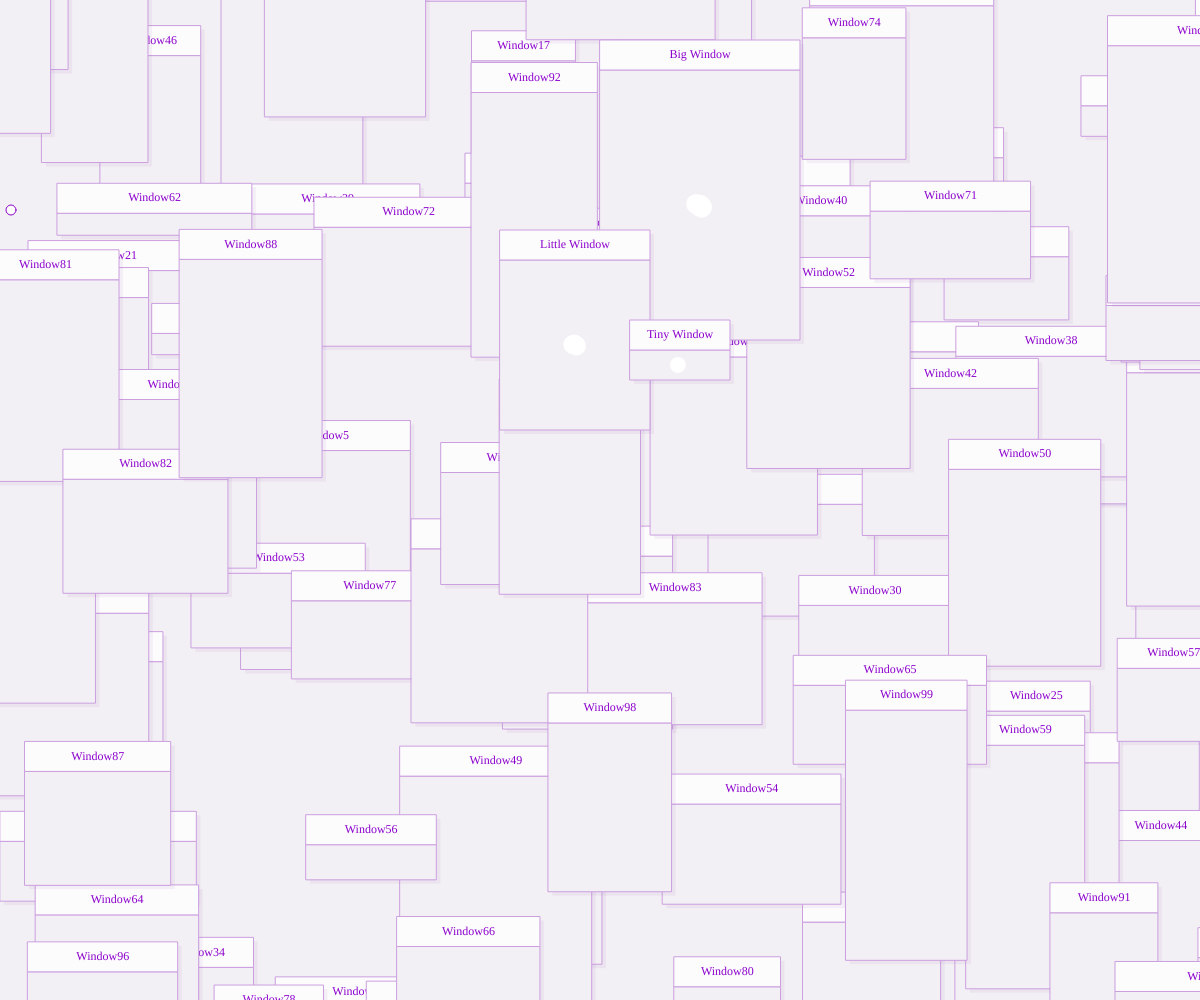
Frame 1 (no input)
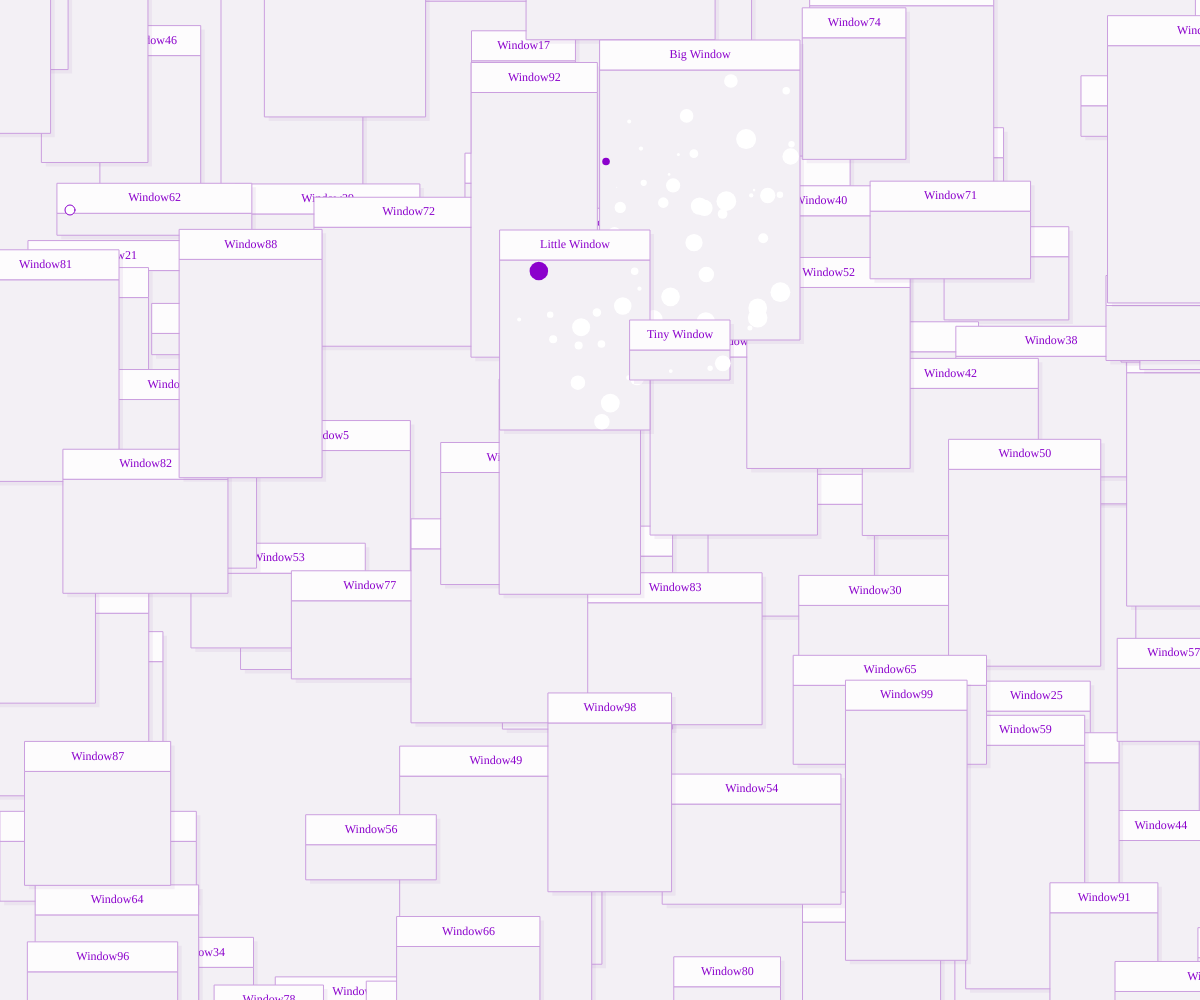
Frame 60 (no input)
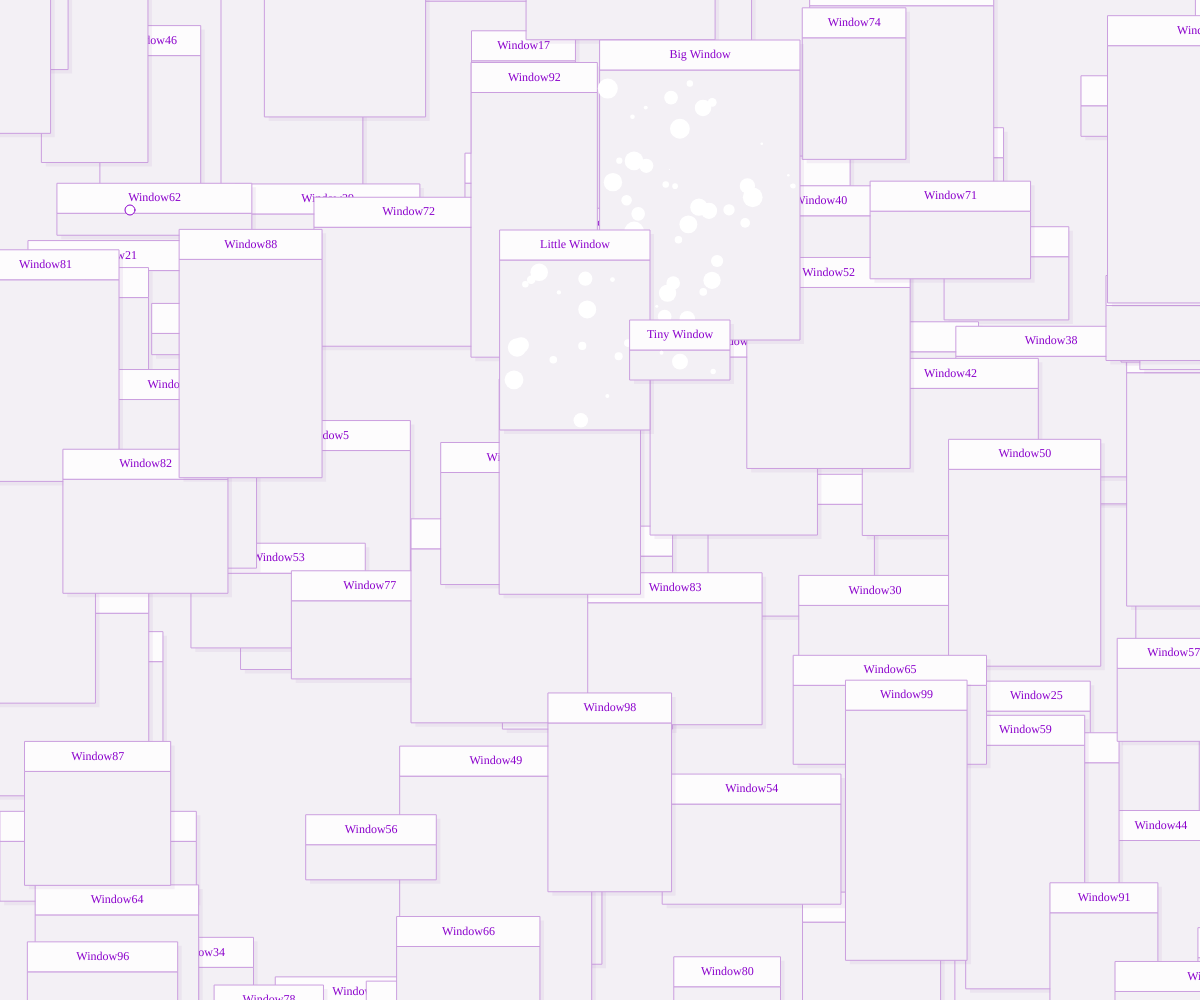
Frame 120 (the mouse pressed at the canvas centre since frame 60)

The p5.js sketch that drew these frames (run headless with seeded random() and noise() and a simulated clock; from frame 60 on, the mouse is pressed at the canvas centre):

// p5.js sketch
// ── sketch.js
let testBall;
let balls = [];
let ballCount = 60;
let windows = [];
let windowCount = 100;
let fillHSL = {
  h: 281,
  s: 100,
  l: 40,
};

function setup() {
  createCanvas(windowWidth, windowHeight);
  colorMode(HSL, 360, 100, 100, 1);
  
  //make windows
  windows[0] = new UIWindow({
    x: (width / 2),
    y: 40,
    width: 200,
    height: 300,
    strokeWeight: 1,
    title: "Big Window",
  });
  
  windows[1] = new UIWindow({
    x: (width / 2) - 100,
    y: 230,
    width: 150,
    height: 200,
    strokeWeight: 1,
    title: "Little Window",
  });
  
  windows[2] = new UIWindow({
    x: (width / 2) + 30,
    y: 320,
    width: 100,
    height: 60,
    strokeWeight: 1,
    title: "Tiny Window",
  });
  
  //make other background windows
  for(let i = 3; i < windowCount; i++) {
    windows.push(new UIWindow({
      x: random(-100, width),
      y: random(-100, height),
      width: random(100, 200),
      height: random(50, 300),
      strokeWeight: 1,
      title: "Window" + i,
    }));
  }
  
  //make test ball (the first ball)
  testBall = new Ball({
    xStartPosition: 10,
    yStartPosition: 210,
    velocity: createVector(1, 0),
    width: 10,
    height: 10,
    strokeWeight: 1,
  });
  
  //make a bunch of other balls for each window
  for(let i = 0; i < ballCount; i++) {
    let diameter = random(1, 20);
    balls.push(new Ball({
      xStartPosition: 10,
      yStartPosition: height / 2,
      velocity: p5.Vector.random2D().mult(random(0, 4)),
      width: diameter,
      height: diameter,
      strokeWeight: 0,
      container: random() < 0.6 ? windows[0] : random() < 0.8 ? windows[1] : windows[2],
    }));
  }
}

function draw() {
  background(fillHSL.h, 20, 95);
  
  //draw background windows
  for(let i = 3; i < windows.length; i++) {
    windows[i].drawWindow();
  }
  
  //draw windows that contain balls
  for(let i = 0; i < 3; i++) {  
    windows[i].drawWindow();  
    for(let j = 0; j < balls.length; j++) {
      if(balls[j].container == windows[i]) {
        balls[j].drawBall();
      }
    }
  }
  
  //draw the foreground ball
  testBall.drawBall();
}
// ── Ball.js
class Ball {
    constructor(config) {
      this.velocity = config.velocity;
      this.width = config.width;
      this.height = config.height;
      this.strokeWeight = config.strokeWeight;
      
      //if the ball has a container, use it as reference
      if(config.container) {
        this.container = config.container;
        this.position = createVector(
          (config.container.getWindowContentBounds().left + config.container.getWindowContentBounds().right) / 2,
          (config.container.getWindowContentBounds().top + config.container.getWindowContentBounds().bottom) / 2);
        this.leftBound = config.container.getWindowContentBounds().left;
        this.rightBound = config.container.getWindowContentBounds().right;
        this.topBound = config.container.getWindowContentBounds().top;
        this.bottomBound = config.container.getWindowContentBounds().bottom;
      }
      // else use the canvas as reference
      else {      
        this.container = null;
        this.position = createVector(config.xStartPosition, config.yStartPosition);
        this.leftBound = 0;
        this.rightBound = width;
        this.topBound = 0;
        this.bottomBound = height;
      }
    }
    
    drawBall() {
      fill(255);
      
      //if touch right
      if(this.position.x >= this.rightBound - (this.width / 2) - 1) {
        this.velocity.x *= -1;
        this.edgeTouch();
      }
      //if touch left
      else if(this.position.x <= this.leftBound + (this.width / 2) + 1) {
        this.velocity.x *= -1;
        this.edgeTouch();
      }
      
      //if touch bottom
      if(this.position.y >= this.bottomBound - (this.height / 2) - 1) {
        this.velocity.y *= -1;
        this.edgeTouch();
      }
      //if touch top
      else if(this.position.y <= this.topBound + (this.height / 2) + 1) {
        this.velocity.y *= -1;
        this.edgeTouch();
      }
  
      this.position = this.position.add(this.velocity);
      
      strokeWeight(this.strokeWeight);
      stroke(fillHSL.h, fillHSL.s, fillHSL.l);
      ellipse(this.position.x, this.position.y, this.width, this.height);
    }
    
    edgeTouch() {
      fill(fillHSL.h, 100, 40);
    }
  }
// ── TextLabel.js
class TextLabel {
    constructor(config) {
        this.text = config.text;
        this.font = config.font;
        this.size = config.size;
        this.fill = config.fill;
        this.position = createVector(config.x, config.y);
        this.width = config.width;
        this.height = config.height;
        this.horizAlign = config.horizAlign;
        this.vertAlign = config.vertAlign;
    }

    drawTextLabel() {
        textFont(this.font);    
        strokeWeight(0);
        textSize(this.size);
        fill(this.fill.h, this.fill.s, this.fill.l);
        textAlign(this.horizAlign, this.vertAlign);
        text(this.text, this.position.x, this.position.y, this.width, this.height);
    }
}
// ── UIWindow.js
class UIWindow {
    constructor(config) {
      this.position = createVector(config.x, config.y);
      this.width = config.width;
      this.height = config.height;
      this.title = config.title;
      this.headerHeight = 30;
      this.contentHeight = config.height - this.headerHeight;
      this.strokeWeight = config.strokeWeight;
      this.stroke = {
        h: fillHSL.h,
        s: 50,
        l: 75,
      }
    }
    
    drawWindow() {
      this.drawWindowShadow();
      this.drawWindowContent();
      this.drawWindowHeader();
    }  
    
    drawWindowHeader() {
      fill(fillHSL.h, 20, 99);
      strokeWeight(this.strokeWeight);
      stroke(this.stroke.h, this.stroke.s, this.stroke.l);
      rect(this.position.x, this.position.y, this.width, this.headerHeight);
      let headerTitle = new TextLabel(
        {
          text: this.title,
          font: "IBM Plex Mono",
          size: 12,
          fill: {
            h: fillHSL.h,
            s: fillHSL.s,
            l: fillHSL.l,
          },
          x: this.position.x,
          y: this.position.y,
          width: this.width,
          height: this.headerHeight,
          horizAlign: CENTER,
          vertAlign: CENTER,
        }
      ).drawTextLabel();
    }
    
    drawWindowContent() {
      fill(fillHSL.h, 20, 95);
      strokeWeight(this.strokeWeight);
      stroke(this.stroke.h, this.stroke.s, this.stroke.l);
      rect(this.position.x, this.position.y + this.headerHeight, this.width, this.contentHeight);
    }
    
    drawWindowShadow() {
      fill(fillHSL.h, 30, 60, 0.1);
      strokeWeight(0);
      rect(this.position.x + 4, this.position.y + 4, this.width, this.height);
    }
    
    getWindowContentBounds() {
      return {      
        left: this.position.x,      
        right: this.position.x + this.width,
        top: this.position.y + this.headerHeight,
        bottom: this.position.y + this.headerHeight + this.contentHeight,
      }
    }
  }
// ── helperFunctions.js
function shuffleArray(array) {
    var m = array.length, t, i;
  
    // While there remain elements to shuffle…
    while (m) {
  
      // Pick a remaining element…
      i = Math.floor(Math.random() * m--);
  
      // And swap it with the current element.
      t = array[m];
      array[m] = array[i];
      array[i] = t;
    }
  
    return array;
  }

  function roundToGrid(number) {
    return round(number / gridUnits) * gridUnits;
  }
